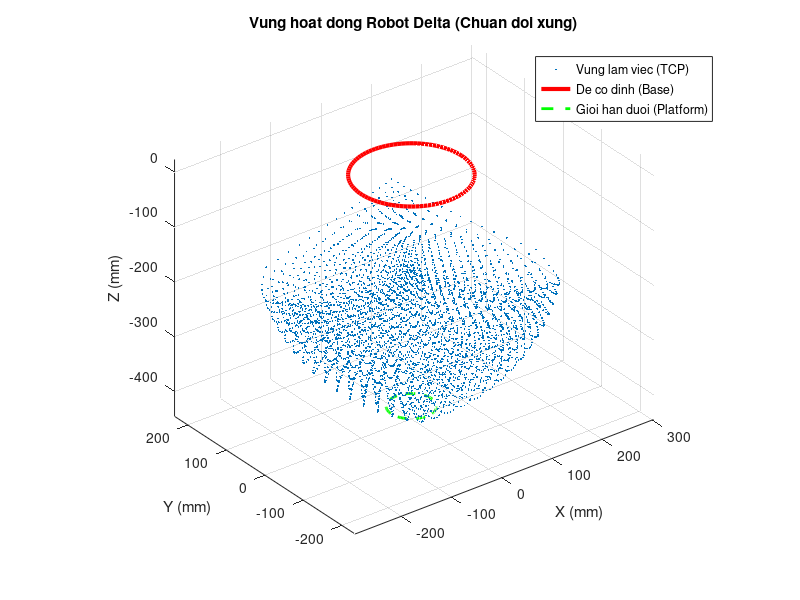

Write the MATLAB code that produced this figure.
%==========================================================================
% CẬP NHẬT: MÔ PHỎNG VÙNG HOẠT ĐỘNG ROBOT DELTA CHUẨN ĐỐI XỨNG
%==========================================================================
clear; clc; close all;

%% 1. Thông số hình học (mm)
L1 = 130;   % Cánh tay chủ động
L2 = 298;   % Cánh tay bị động
R = 100;    % Bán kính đế cố định
r = 40;     % Bán kính đế di động

% Giới hạn góc quay thực tế khớp chủ động (độ)
theta_min = -30; 
theta_max = 90;  
step = 8 % Bước quét (giảm xuống để mịn hơn)

%% 2. Tạo lưới quét góc cho 3 trục
[T1, T2, T3] = meshgrid(theta_min:step:theta_max, ...
                        theta_min:step:theta_max, ...
                        theta_min:step:theta_max);
T1 = deg2rad(T1(:)); 
T2 = deg2rad(T2(:)); 
T3 = deg2rad(T3(:));

X = []; Y = []; Z = [];

% Khoảng cách hiệu dụng từ tâm robot đến các trục khớp khuỷu
e = r; 
w = R;
wb = w - e; 

%% 3. Vòng lặp tính toán Động học thuận chuẩn
for i = 1:length(T1)
    % Tọa độ khớp khuỷu (khớp nối giữa L1 và L2) của 3 nhánh
    % Nhánh 1 (Hướng 0 độ hoặc 90 độ tùy quy ước, ở đây dùng chuẩn 3 trục đối xứng)
    t1 = T1(i); t2 = T2(i); t3 = T3(i);
    
    % Nhánh 1: góc 0 rad (Dọc theo trục X)
    P1 = [wb + L1*cos(t1); 0; -L1*sin(t1)];
    
    % Nhánh 2: xoay 120 độ
    P2 = [ (wb + L1*cos(t2))*cos(2*pi/3); (wb + L1*cos(t2))*sin(2*pi/3); -L1*sin(t2) ];
    
    % Nhánh 3: xoay 240 độ
    P3 = [ (wb + L1*cos(t3))*cos(4*pi/3); (wb + L1*cos(t3))*sin(4*pi/3); -L1*sin(t3) ];
    
    % Giải giao điểm 3 mặt cầu tâm P1, P2, P3 bán kính L2
    x1 = P1(1); y1 = P1(2); z1 = P1(3);
    x2 = P2(1); y2 = P2(2); z2 = P2(3);
    x3 = P3(1); y3 = P3(2); z3 = P3(3);
    
    % Hệ phương trình tuyến tính trung gian
    a1 = 2*(x2 - x1); b1 = 2*(y2 - y1); c1 = 2*(z2 - z1); d1 = (x2^2+y2^2+z2^2) - (x1^2+y1^2+z1^2);
    a2 = 2*(x3 - x1); b2 = 2*(y3 - y1); c2 = 2*(z3 - z1); d2 = (x3^2+y3^2+z3^2) - (x1^2+y1^2+z1^2);
    
    % Khử x, y theo z
    den = a1*b2 - a2*b1;
    if abs(den) < 1e-6; continue; end
    
    X0 = (b2*d1 - b1*d2)/den;  Xz = (b1*c2 - b2*c1)/den;
    Y0 = (a1*d2 - a2*d1)/den;  Yz = (a2*c1 - a1*c2)/den;
    
    % Phương trình bậc 2 theo Z: A*z^2 + B*z + C = 0
    A_eq = Xz^2 + Yz^2 + 1;
    B_eq = 2*(Xz*(X0 - x1) + Yz*(Y0 - y1) - z1);
    C_eq = (X0 - x1)^2 + (Y0 - y1)^2 + z1^2 - L2^2;
    
    delta_eq = B_eq^2 - 4*A_eq*C_eq;
    if delta_eq >= 0
        % Chọn nghiệm thấp hơn (robot hoạt động bên dưới đế)
        z_sol = (-B_eq - sqrt(delta_eq)) / (2*A_eq);
        x_sol = X0 + Xz*z_sol;
        y_sol = Y0 + Yz*z_sol;
        
        % Kiểm tra điều kiện hình học thực tế tránh nghiệm ảo
        X = [X; x_sol]; Y = [Y; y_sol]; Z = [Z; z_sol];
    end
end

%% 4. Vẽ đồ thị đồ họa 3D
figure('Color', [1 1 1]);
hold on; grid on; axis equal;

% Vẽ đám mây điểm vùng làm việc
plot3(X, Y, Z, '.', 'Color', [0 0.4470 0.7410], 'MarkerSize', 4);

% Vẽ đường tròn đế cố định (Base) tại Z = 0
alpha = linspace(0, 2*pi, 100);
plot3(R*cos(alpha), R*sin(alpha), zeros(size(alpha)), 'r-', 'LineWidth', 3);

% Vẽ đường tròn đế di động (Platform) tại vị trí thấp nhất để minh họa giới hạn dưới
plot3(r*cos(alpha), r*sin(alpha), min(Z)*ones(size(alpha)), 'g--', 'LineWidth', 2);

% Trang trí đồ thị
title('Vung hoat dong Robot Delta (Chuan doi xung)');
xlabel('X (mm)'); ylabel('Y (mm)'); zlabel('Z (mm)');
legend('Vung lam viec (TCP)', 'De co dinh (Base)', 'Gioi han duoi (Platform)', 'Location', 'Best');
view(3);
